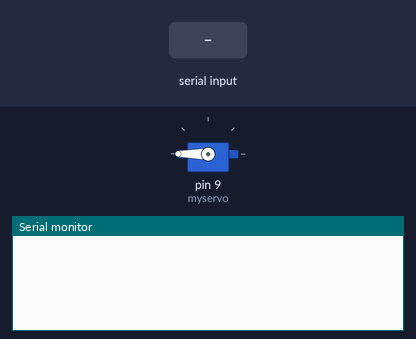
This sketch was run on a simulated Arduino Uno, built with avr-gcc and run on an emulated ATmega328P. Shown: servo, the last lines printed to the serial monitor. The test bench sets the inputs (shaded band).

Above: at 1.2 s.
1.3 s: "open" received over Serial
At 1.7 s:
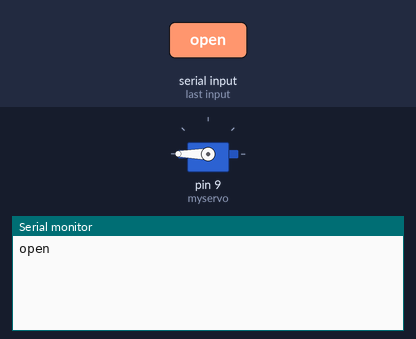
2.8 s: "1" received over Serial
At 4.2 s:
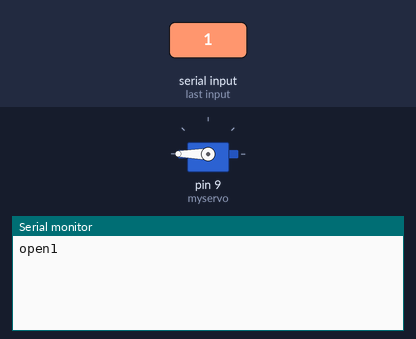

The sketch:

sketch_apr24a.ino
```cpp
#include <Servo.h> // 声明调用Servo.h库

Servo myservo; // 创建一个舵机对象
Servo myserv1; // 创建一个舵机对象

int pos = 0; // 变量pos用来存储舵机位置
int bpos=0;
char mode=0;
String temp="close";
void setup() {
myservo.attach(9); // 将引脚9上的舵机与声明的舵机对象连接起来, 对象名.函数名()；不要忘了中间的“.”
//myserv1.attach(10);
Serial.begin(9600);
}

void loop() {
if(Serial.available()>0)
  {
    mode=Serial.read();
    Serial.print(mode);
    temp += mode;//写入缓存，
                   //再次循环会判断写入是否成功
  }
if(temp=="open"){
for(pos=0; pos < 180; pos += 1){ // 舵机从0°转到180°，每次增加1°
myservo.write(pos); // 给舵机写入角度
delay(15); // 延时15ms让舵机转到指定位置
break;
}
temp="";
}
if(temp="close"){
for(pos=180; pos>=1; pos-=1) { // 舵机从180°转回到0°，每次减小1°
myservo.write(pos); // 写角度到舵机
delay(15); // 延时15ms让舵机转到指定位置
break;
}
temp="";
}
}
```

Measured:
- after the input at 1.3 s, the serial monitor: prints a new line at once (image 1)
- after the input at 2.8 s, the serial monitor: prints a new line at once (image 2)
